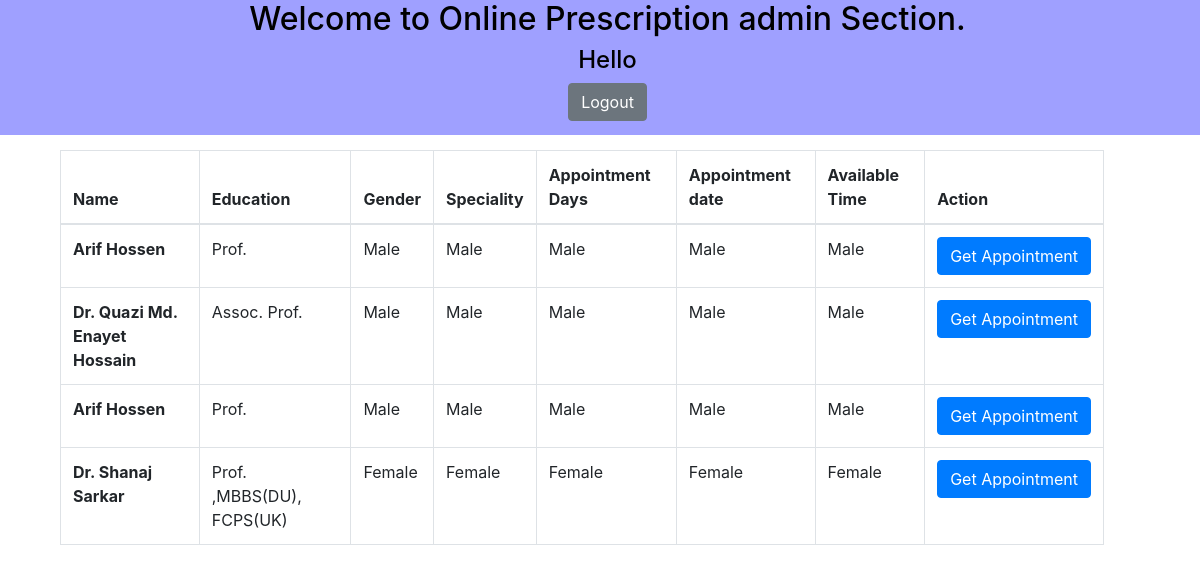
Screenshot of /manager/index.php (signed in) with the database file from the repository.
### tables this page shows
CREATE TABLE `users` (
  `doc_id` int(10) NOT NULL,
  `fullname` varchar(255) NOT NULL,
  `email` varchar(255) NOT NULL,
  `designation` varchar(255) NOT NULL,
  `desig_other` varchar(255) NOT NULL,
  `DOB` date NOT NULL,
  `address` varchar(255) NOT NULL,
  `phone` varchar(255) NOT NULL,
  `password` varchar(255) NOT NULL,
  `gender` varchar(20) NOT NULL,
  `hospital` varchar(100) NOT NULL
);

### manager/index.php (the view, shortened to what this page needs)
<?php
	include("../db_con/database_con.php");
	if(!empty($_SESSION["logged_in"])){
		$query = "SELECT * FROM users  ";
		$result = mysqli_query($conn, $query);
	}
?>
<!DOCTYPE html>
<html>
<head>
    <link rel="stylesheet" href="../css/all.min.css">
    <link rel="stylesheet" href="../css/bootstrap.min.css">
    <link rel="stylesheet" href="../css/style.css">
</head>
<body>
    <div class="header">
        <h2>Welcome to Online Prescription admin Section.</h2>
        <h4>Hello </h4>
        <a href="../logout.php" class="btn btn-secondary">Logout</a><br>
    </div>
    <div class="container">
    <table class="table table-bordered">
  <thead>
    <tr>
      <th scope="col">Name</th>
      <th scope="col">Education</th>
      <th scope="col">Gender</th>
      <th scope="col">Speciality</th>
      <th scope="col">Appointment Days</th>
      <th scope="col">Appointment date</th>
      <th scope="col">Available Time </th>
      <th scope="col">Action </th>
    </tr>
  </thead>
  <tbody>
  <?php foreach ($result as $data){ ?>
    <tr>
      <th><?php echo $data['fullname']; ?></th>
      <td><?php echo $data['designation']; ?></td>
      <td><?php echo $data['gender']; ?></td>
      <td><?php echo $data['gender']; ?></td>
      <td><?php echo $data['gender']; ?></td>
      <td><?php echo $data['gender']; ?></td>
      <td><?php echo $data['gender']; ?></td>
      <td><a href="" class="btn btn-primary">Get Appointment</a></td>
    </tr>
    <?php } ?>
  </tbody>
</table>
    </div>
</body>
</html>

### css/style.css (style rules this page uses)
* { margin: 0; padding: 0; }
a,a:hover { text-decoration: none; color: #000; }
.header { width: 100%; height: 135px; background: rgba(64, 67, 255, 0.5); color: rgb(0, 0, 0); margin-bottom: 15px; padding-left: 15px; text-align: center; }
.table { width: 90%; margin-left: 40px; }

### rows the page displays
users: fullname "Arif Hossen", designation "Prof.", gender "Male"
users: fullname "Dr. Quazi Md. Enayet Hossain", designation "Assoc. Prof.", gender "Male"
users: fullname "Arif Hossen", designation "Prof.", gender "Male"
users: fullname "Dr. Shanaj Sarkar", designation "Prof. ,MBBS(DU), FCPS(UK)", gender "Female"
